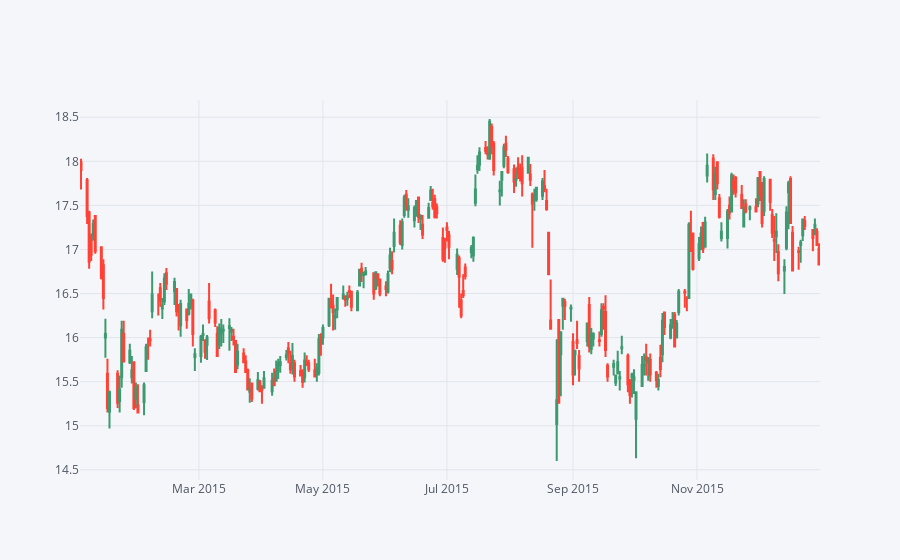

The notebook cell saved with this chart:
### Markdown cell above
### CandleStick Plot

Candlestick chart (also called Japanese candlestick chart) is a style of financial chart used to describe price movements of a security, derivative, or currency.

- The filled part of the candlestick is termed “the body”. The long thin lines above and below the body represent the high/low range and are called “shadows”. The top of the upper shadow is noted as the high, and bottom of the lower shadow is indicated by the low.
- The green coloured candlestick in the above plot represents that the stock closes higher than its opening price, here the top of the body represents the opening price and the bottom of the body denotes the closing price.
- The red coloured candlestick in the above plot represents that the stock closes lower than its opening price, here the bottom of the body represents the opening price and the top of the body denotes the closing price.
- More stretched body of a candlestick denotes, more intense buying or selling pressure . Conversely, short candlesticks indicate little price movement and represent consolidation.

### Code cell
BAC[['Open', 'High', 'Low', 'Close']]['2015-01-01':'2016-01-01'].iplot(kind='candle')

### Figure 1 — Plotly figure (JSON) as saved in the notebook; plotly's stock layout.template omitted (floating-point values rounded to 4 significant figures; data arrays with more than 128 entries replaced by an {"elided": "..."} marker saying what was removed)
{"data": [{"close": {"elided": "252 float values"}, "high": {"elided": "252 float values"}, "low": {"elided": "252 float values"}, "open": {"elided": "252 float values"}, "showlegend": false, "type": "candlestick", "x": {"elided": "252 str values"}, "yaxis": "y2"}], "layout": {"legend": {"bgcolor": "#F5F6F9", "font": {"color": "#4D5663"}}, "paper_bgcolor": "#F5F6F9", "plot_bgcolor": "#F5F6F9", "title": {"font": {"color": "#4D5663"}}, "xaxis": {"gridcolor": "#E1E5ED", "rangeslider": {"visible": false}, "showgrid": true, "tickfont": {"color": "#4D5663"}, "title": {"font": {"color": "#4D5663"}, "text": ""}, "zerolinecolor": "#E1E5ED"}, "yaxis": {"gridcolor": "#E1E5ED", "showgrid": true, "showticklabels": false, "tickfont": {"color": "#4D5663"}, "title": {"font": {"color": "#4D5663"}, "text": ""}, "zerolinecolor": "#E1E5ED"}, "yaxis2": {"gridcolor": "#E1E5ED", "showgrid": true, "tickfont": {"color": "#4D5663"}, "title": {"font": {"color": "#4D5663"}, "text": ""}, "zerolinecolor": "#E1E5ED"}}}
